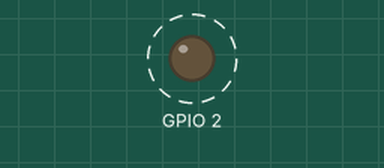
Bench run of a sketch on a simulated ESP8266 (NodeMCU). On the bench: output pins drawn as LEDs (lit = HIGH). Dashed ring = blinking.

Above: at 0.5 s.
Timing chart, 0 to 4.6 s (numbered marks = the images above):
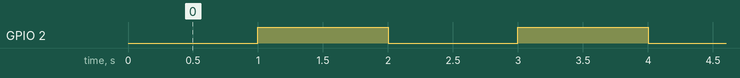

Measured:
- by itself, GPIO 2: alternates HIGH for 1.0 s and LOW for 1.0 s

The sketch:

led.ino
```cpp
#include <ESP8266HTTPUpdateServer.h>

void setup()
{
  // put your setup code here, to run once:
  pinMode(2, OUTPUT);
}

void loop()
{
  // put your main code here, to run repeatedly:
  digitalWrite(2, 0);
  delay(1000);

  digitalWrite(2, 1);
  delay(1000);

}
```
